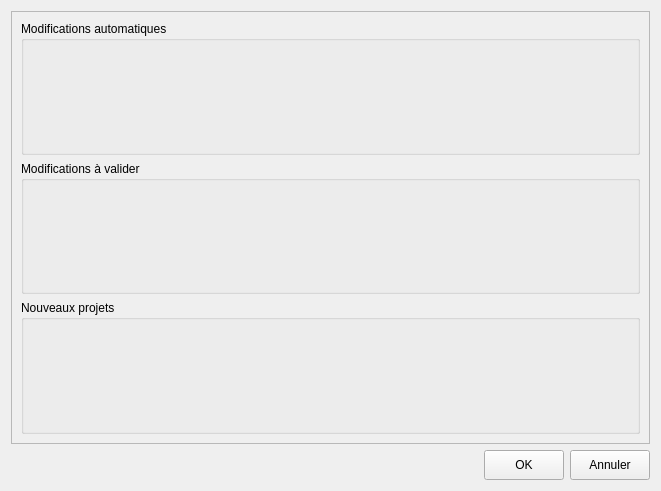
<?xml version="1.0" encoding="UTF-8"?>
<ui version="4.0">
 <class>Form</class>
 <widget class="ImporterResultWidget" name="Form">
  <property name="geometry">
   <rect>
    <x>0</x>
    <y>0</y>
    <width>661</width>
    <height>491</height>
   </rect>
  </property>
  <property name="windowTitle">
   <string>Import de projets</string>
  </property>
  <layout class="QVBoxLayout" name="verticalLayout">
   <item>
    <widget class="QScrollArea" name="scrollArea">
     <property name="widgetResizable">
      <bool>true</bool>
     </property>
     <widget class="QWidget" name="scrollAreaWidgetContents">
      <property name="geometry">
       <rect>
        <x>0</x>
        <y>0</y>
        <width>641</width>
        <height>433</height>
       </rect>
      </property>
      <layout class="QVBoxLayout" name="verticalLayout_2">
       <item>
        <widget class="QGroupBox" name="modif_auto_group_box">
         <property name="enabled">
          <bool>true</bool>
         </property>
         <property name="title">
          <string>Modifications automatiques</string>
         </property>
         <property name="flat">
          <bool>true</bool>
         </property>
         <property name="checkable">
          <bool>false</bool>
         </property>
         <layout class="QVBoxLayout" name="modif_auto_layout">
          <property name="spacing">
           <number>5</number>
          </property>
          <property name="leftMargin">
           <number>5</number>
          </property>
          <property name="topMargin">
           <number>5</number>
          </property>
          <property name="rightMargin">
           <number>5</number>
          </property>
          <property name="bottomMargin">
           <number>5</number>
          </property>
         </layout>
        </widget>
       </item>
       <item>
        <widget class="QGroupBox" name="modif_validate_group_box">
         <property name="enabled">
          <bool>true</bool>
         </property>
         <property name="title">
          <string>Modifications à valider</string>
         </property>
         <property name="flat">
          <bool>true</bool>
         </property>
         <property name="checkable">
          <bool>false</bool>
         </property>
         <layout class="QVBoxLayout" name="modif_validate_layout">
          <property name="spacing">
           <number>5</number>
          </property>
          <property name="leftMargin">
           <number>5</number>
          </property>
          <property name="topMargin">
           <number>5</number>
          </property>
          <property name="rightMargin">
           <number>5</number>
          </property>
          <property name="bottomMargin">
           <number>5</number>
          </property>
         </layout>
        </widget>
       </item>
       <item>
        <widget class="QGroupBox" name="projects_new_group_box">
         <property name="enabled">
          <bool>true</bool>
         </property>
         <property name="title">
          <string>Nouveaux projets</string>
         </property>
         <property name="flat">
          <bool>true</bool>
         </property>
         <property name="checkable">
          <bool>false</bool>
         </property>
         <layout class="QVBoxLayout" name="projects_new_layout">
          <property name="spacing">
           <number>5</number>
          </property>
          <property name="leftMargin">
           <number>5</number>
          </property>
          <property name="topMargin">
           <number>5</number>
          </property>
          <property name="rightMargin">
           <number>5</number>
          </property>
          <property name="bottomMargin">
           <number>5</number>
          </property>
         </layout>
        </widget>
       </item>
      </layout>
     </widget>
    </widget>
   </item>
   <item>
    <layout class="QHBoxLayout" name="buttons_horizontal_layout">
     <item>
      <spacer name="buttons_horizontal_spacer">
       <property name="orientation">
        <enum>Qt::Horizontal</enum>
       </property>
       <property name="sizeHint" stdset="0">
        <size>
         <width>40</width>
         <height>20</height>
        </size>
       </property>
      </spacer>
     </item>
     <item>
      <widget class="QPushButton" name="ok_button">
       <property name="minimumSize">
        <size>
         <width>0</width>
         <height>30</height>
        </size>
       </property>
       <property name="text">
        <string>OK</string>
       </property>
      </widget>
     </item>
     <item>
      <widget class="QPushButton" name="cancel_button">
       <property name="minimumSize">
        <size>
         <width>0</width>
         <height>30</height>
        </size>
       </property>
       <property name="text">
        <string>Annuler</string>
       </property>
      </widget>
     </item>
    </layout>
   </item>
  </layout>
 </widget>
 <customwidgets>
  <customwidget>
   <class>ImporterResultWidget</class>
   <extends>QWidget</extends>
   <header>importer_result_widget.h</header>
   <container>1</container>
  </customwidget>
 </customwidgets>
 <resources/>
 <connections/>
</ui>
